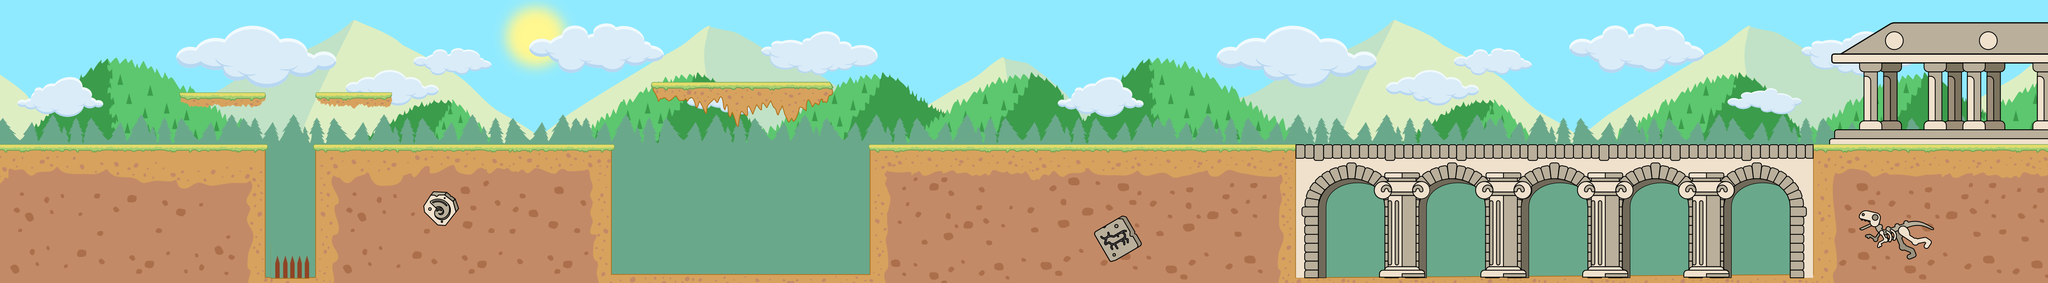

Rendered tile map (Tiled .tmx) drawn with the repository's tilesets; below, a short description and the map source with its tile grids summarised:
An orthogonal 159x22 tile map with 32x32 px tiles, 7 tile layers (background, nuages, plateforme, temple, ...), 7 tilesets and 25 objects (11x sol, 6x collision, player, spawn_carte1, enter_carte2, ...).

<map version="1.8" tiledversion="1.8.4" orientation="orthogonal" renderorder="right-down" width="159" height="22" tilewidth="32" tileheight="32" infinite="0" nextlayerid="10" nextobjectid="80">
 <editorsettings>
  <export target="carte.csv" format="csv" />
 </editorsettings>
 <tileset firstgid="1" source="background.tsx" />
 <tileset firstgid="3499" source="nuages.tsx" />
 <tileset firstgid="6997" source="sol.tsx" />
 <tileset firstgid="10495" source="plateforme.tsx" />
 <tileset firstgid="13993" source="temple.tsx" />
 <tileset firstgid="14279" source="behindtemple.tsx" />
 <tileset firstgid="14565" source="pique.tsx" />
 <layer id="1" name="background" width="159" height="22">
  <data>[3498 cells, 3498 non-empty, 3498 distinct tile ids]</data>
 </layer>
 <layer id="2" name="nuages" width="159" height="22">
  <data>[3498 cells, 3498 non-empty, 3498 distinct tile ids]</data>
 </layer>
 <layer id="4" name="plateforme" width="159" height="22">
  <data>[3498 cells, 3498 non-empty, 3339 distinct tile ids]</data>
 </layer>
 <layer id="5" name="temple" width="159" height="22">
  <data>[3498 cells, 198 non-empty, 198 distinct tile ids]</data>
 </layer>
 <layer id="3" name="sol" width="159" height="22">
  <data>[3498 cells, 3498 non-empty, 3498 distinct tile ids]</data>
 </layer>
 <layer id="9" name="pique" width="159" height="22">
  <data>[3498 cells, 9 non-empty, 9 distinct tile ids]</data>
 </layer>
 <layer id="8" name="behind" width="159" height="22">
  <data>[3498 cells, 187 non-empty, 187 distinct tile ids]</data>
 </layer>
 <objectgroup color="#ff96c8" id="6" name="Objects">
  <object id="1" name="player" x="224.605" y="97.0418">
   <point />
  </object>
  <object id="5" type="sol" x="657" y="689" width="127" height="16" />
  <object id="10" type="sol" x="1520" y="681" width="642" height="22" />
  <object id="15" type="sol" x="4557.33" y="335.412" width="531.667" height="21.1667" />
  <object id="17" type="sol" x="4575.68" y="315.645" width="511.833" height="20" rotation="0.106635" />
  <object id="18" type="collision" x="0" y="0" width="3" height="705" />
  <object id="19" name="sol" type="collision" x="5085" y="0" width="2" height="702.5" />
  <object id="29" type="sol" x="6.15243" y="353.239" width="650.619" height="352.251" />
  <object id="30" type="sol" x="783.766" y="351.236" width="734.446" height="352.767" />
  <object id="36" type="sol" x="2160.83" y="351.852" width="2924.4" height="350.76" />
  <object id="39" type="collision" x="2164.88" y="384.046" width="17.0843" height="318.907" />
  <object id="40" type="collision" x="1498.99" y="375.221" width="15.8188" height="327.765" />
  <object id="41" type="collision" x="785.877" y="384.713" width="18.9825" height="317.008" />
  <object id="42" type="collision" x="637.813" y="383.447" width="15.8188" height="320.805" />
  <object id="43" type="sol" x="1621.2" y="193.265" width="443.024" height="21.5565" />
  <object id="44" type="sol" x="448.35" y="224.509" width="211.813" height="7.34999" />
  <object id="45" type="sol" x="786.449" y="225.177" width="187.091" height="6.68181" />
  <object id="47" name="spawn_carte1" x="4939.33" y="175.333">
   <point />
  </object>
  <object id="48" name="enter_carte2" x="5046.67" y="157.334" width="35.3333" height="166.667" />
  <object id="51" type="kill" x="659" y="634.333" width="124.667" height="52.3333" />
  <object id="59" type="sol" x="1517" y="350" width="643" height="32" />
  <object id="60" name="grec_path1" x="2400" y="228" width="32" height="31.3333" />
  <object id="63" name="grec_path2" x="2911.83" y="227.167" width="31.3333" height="32.3333" />
  <object id="64" name="greclance_path1" x="3263.64" y="225.161" width="32.1658" height="30.3788" />
  <object id="65" name="greclance_path2" x="4031.45" y="224.565" width="32.7615" height="30.9745" />
 </objectgroup>
</map>